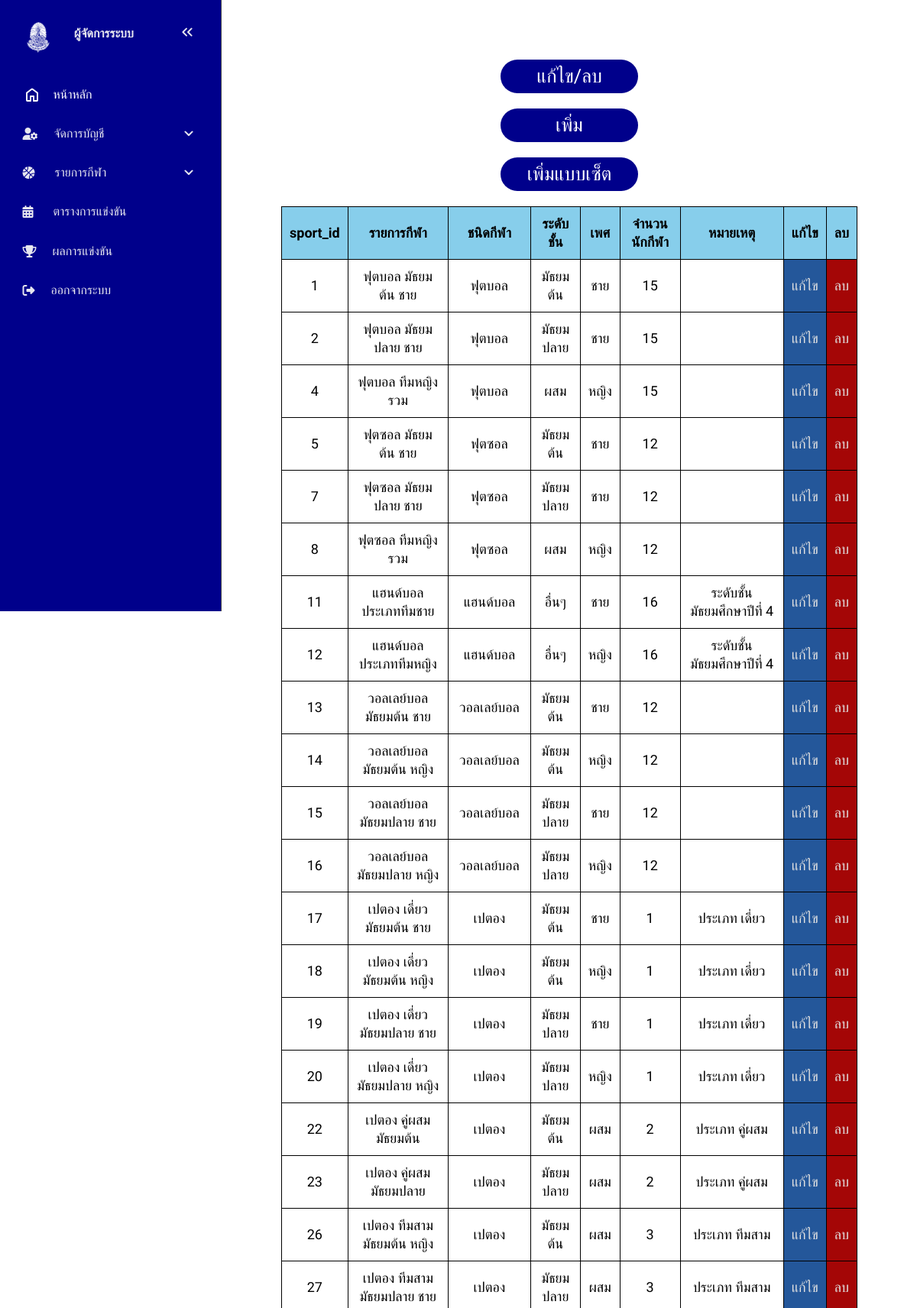
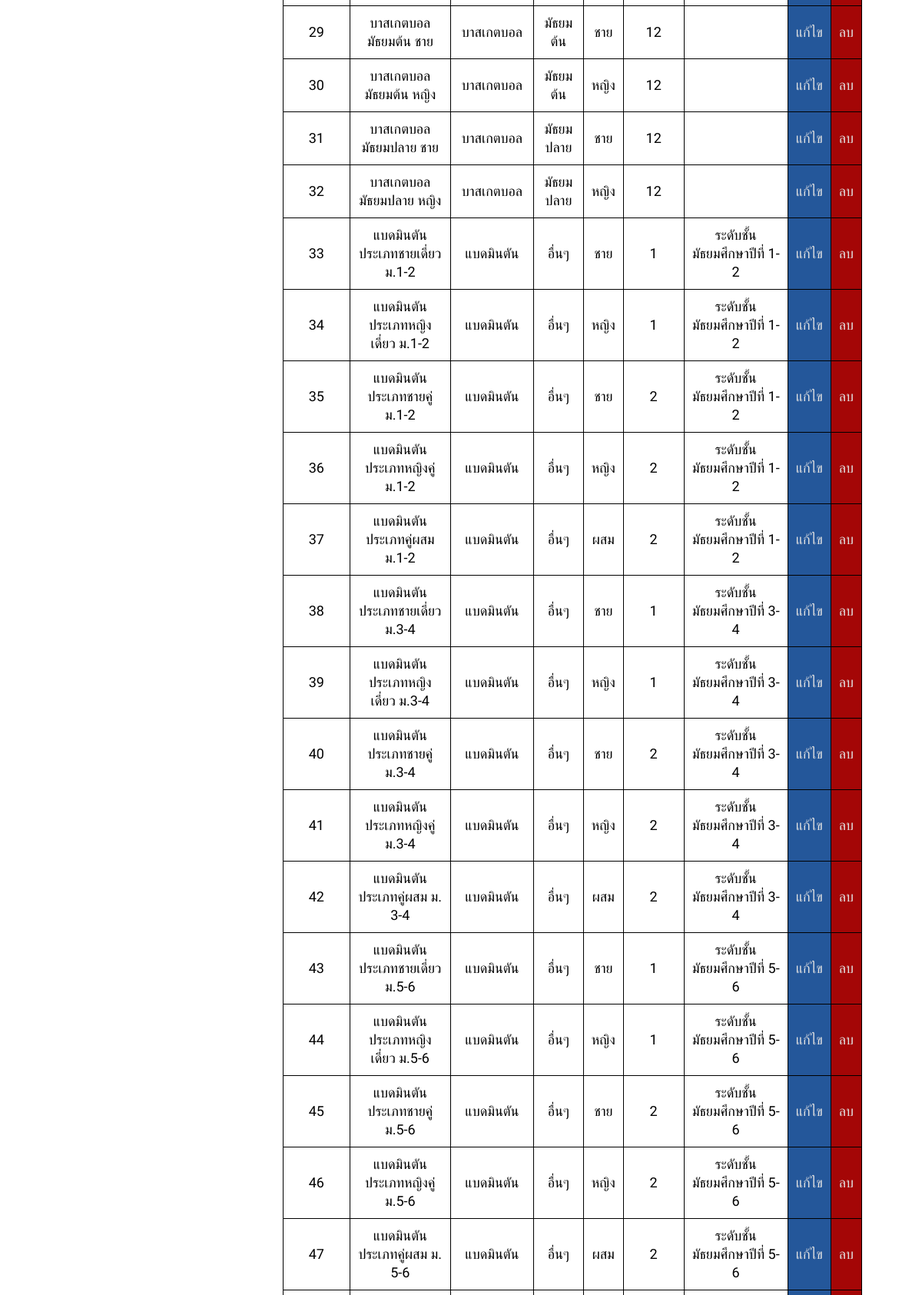
The page /admin_system.php?page=sport&sub_page=view (signed in, upper part) on the database its author committed (2 pictures, top to bottom).
### tables this page shows
CREATE TABLE `sports` (
  `sport_id` int(11) NOT NULL,
  `sport_name` varchar(128) NOT NULL,
  `sport_type` varchar(64) NOT NULL,
  `sport_degree` varchar(16) NOT NULL,
  `sport_gender` varchar(8) NOT NULL,
  `sport_amount` int(2) NOT NULL,
  `sport_note` varchar(256) NOT NULL
);

### admin/view/view_sport.php (the view)
<body>
    <div class="table_container" >
        <table style="border-collapse: collapse;">
            <tr>
                <th>sport_id</th>
                <th>รายการกีฬา</th>
                <th>ชนิดกีฬา</th>
                <th>ระดับชั้น</th>
                <th>เพศ</th>
                <th>จำนวนนักกีฬา</th>
                <th>หมายเหตุ</th>
                <th>แก้ไข</th>
                <th>ลบ</th>
            </tr>
            <?php
                $sql_find_sports = "SELECT * FROM `sports`";
                $result_find_sports = mysqli_query($conn, $sql_find_sports);
                if (mysqli_num_rows($result_find_sports) > 0) {
                	while ($row_find_sports = mysqli_fetch_assoc($result_find_sports)) {
                		echo "<tr>
                				<td>".$row_find_sports['sport_id']."</td>
                				<td>".$row_find_sports['sport_name']."</td>
                				<td>".$row_find_sports['sport_type']."</td>
                				<td>".$row_find_sports['sport_degree']."</td>
                				<td>".$row_find_sports['sport_gender']."</td>
                				<td>".$row_find_sports['sport_amount']."</td>
                				<td>".$row_find_sports['sport_note']."</td>
                				<td class=edit><a href=\"admin_system.php?page=sport&sub_page=edit&sport_id=".$row_find_sports['sport_id']."\">แก้ไข</a></td>
                				<td class=del><a href=\"admin_system.php?page=sport&sub_page=delete&sport_id=".$row_find_sports['sport_id']."\">ลบ</a></td>
                			</tr>";
                	}
                }else{
                	echo "no sport found...";
                }
                ?>
        </table>
    </div>
</body>

### element/styles_admin_old.css (style rules this page uses)
* { margin: 0; padding: 0; box-sizing: border-box; text-decoration: none; list-style: none; font-family: "Mitr", sans-serif; }
:root { --base-clr: #11121a; --line-clr: #42434a; --hover-clr: #222533; --text-clr: #e6e6ef; --accent-clr: #5e63ff; --secondary-text-clr: #b0b3c1; }
body { min-height: 100vh; min-height: 100dvh; color: #444444; display: grid; grid-template-columns: auto 1fr ; line-height: 1.5rem; height: -webkit-fill-available; }

### element/styles_admin_sport.css (style rules this page uses)
* { margin: 0; padding: 0; box-sizing: border-box; text-decoration: none; list-style: none; font-family: "Mitr", sans-serif; }
.table_all, th, td { border: 1px solid black; border-collapse: collapse; padding: 10px; }
.table_container { overflow-x: auto; -webkit-overflow-scrolling: touch; }
tr { background-color: skyblue; color: black; font-size: 18px; cursor: pointer; }
td { background-color: white; text-align: center; transition: 0.3s ease; cursor: pointer; }
.edit { background-color: rgb(36, 87, 154); cursor: pointer; }
.del { background-color: rgb(164, 6, 6); }
.edit a { color: #e1e1e1; }
.del a { color: #e1e1e1; }

### rows shown on the page
sports: sport_id "1", sport_name "ฟุตบอล มัธยมต้น ชาย", sport_type "ฟุตบอล", sport_degree "มัธยมต้น", sport_gender "ชาย", sport_amount "15"
sports: sport_id "2", sport_name "ฟุตบอล มัธยมปลาย ชาย", sport_type "ฟุตบอล", sport_degree "มัธยมปลาย", sport_gender "ชาย", sport_amount "15"
sports: sport_id "4", sport_name "ฟุตบอล ทีมหญิงรวม", sport_type "ฟุตบอล", sport_degree "ผสม", sport_gender "หญิง", sport_amount "15"
sports: sport_id "5", sport_name "ฟุตซอล มัธยมต้น ชาย", sport_type "ฟุตซอล", sport_degree "มัธยมต้น", sport_gender "ชาย", sport_amount "12"
sports: sport_id "7", sport_name "ฟุตซอล มัธยมปลาย ชาย", sport_type "ฟุตซอล", sport_degree "มัธยมปลาย", sport_gender "ชาย", sport_amount "12"
sports: sport_id "8", sport_name "ฟุตซอล ทีมหญิงรวม", sport_type "ฟุตซอล", sport_degree "ผสม", sport_gender "หญิง", sport_amount "12"
sports: sport_id "11", sport_name "แฮนด์บอล ประเภททีมชาย", sport_type "แฮนด์บอล", sport_degree "อื่นๆ", sport_gender "ชาย", sport_amount "16", sport_note "ระดับชั้นมัธยมศึกษาปีที่ 4"
sports: sport_id "12", sport_name "แฮนด์บอล ประเภททีมหญิง", sport_type "แฮนด์บอล", sport_degree "อื่นๆ", sport_gender "หญิง", sport_amount "16", sport_note "ระดับชั้นมัธยมศึกษาปีที่ 4"
sports: sport_id "13", sport_name "วอลเลย์บอล มัธยมต้น ชาย", sport_type "วอลเลย์บอล", sport_degree "มัธยมต้น", sport_gender "ชาย", sport_amount "12"
sports: sport_id "14", sport_name "วอลเลย์บอล มัธยมต้น หญิง", sport_type "วอลเลย์บอล", sport_degree "มัธยมต้น", sport_gender "หญิง", sport_amount "12"
sports: sport_id "15", sport_name "วอลเลย์บอล มัธยมปลาย ชาย", sport_type "วอลเลย์บอล", sport_degree "มัธยมปลาย", sport_gender "ชาย", sport_amount "12"
sports: sport_id "16", sport_name "วอลเลย์บอล มัธยมปลาย หญิง", sport_type "วอลเลย์บอล", sport_degree "มัธยมปลาย", sport_gender "หญิง", sport_amount "12"
sports: sport_id "17", sport_name "เปตอง เดี่ยว มัธยมต้น ชาย", sport_type "เปตอง", sport_degree "มัธยมต้น", sport_gender "ชาย", sport_amount "1", sport_note "ประเภท เดี่ยว"
sports: sport_id "18", sport_name "เปตอง เดี่ยว มัธยมต้น หญิง", sport_type "เปตอง", sport_degree "มัธยมต้น", sport_gender "หญิง", sport_amount "1", sport_note "ประเภท เดี่ยว"
sports: sport_id "19", sport_name "เปตอง เดี่ยว มัธยมปลาย ชาย", sport_type "เปตอง", sport_degree "มัธยมปลาย", sport_gender "ชาย", sport_amount "1", sport_note "ประเภท เดี่ยว"
sports: sport_id "20", sport_name "เปตอง เดี่ยว มัธยมปลาย หญิง", sport_type "เปตอง", sport_degree "มัธยมปลาย", sport_gender "หญิง", sport_amount "1", sport_note "ประเภท เดี่ยว"
sports: sport_id "22", sport_name "เปตอง คู่ผสม มัธยมต้น", sport_type "เปตอง", sport_degree "มัธยมต้น", sport_gender "ผสม", sport_amount "2", sport_note "ประเภท คู่ผสม"
sports: sport_id "23", sport_name "เปตอง คู่ผสม มัธยมปลาย", sport_type "เปตอง", sport_degree "มัธยมปลาย", sport_gender "ผสม", sport_amount "2", sport_note "ประเภท คู่ผสม"
sports: sport_id "26", sport_name "เปตอง ทีมสาม มัธยมต้น หญิง", sport_type "เปตอง", sport_degree "มัธยมต้น", sport_gender "ผสม", sport_amount "3", sport_note "ประเภท ทีมสาม"
sports: sport_id "27", sport_name "เปตอง ทีมสาม มัธยมปลาย ชาย", sport_type "เปตอง", sport_degree "มัธยมปลาย", sport_gender "ผสม", sport_amount "3", sport_note "ประเภท ทีมสาม"
sports: sport_id "29", sport_name "บาสเกตบอล มัธยมต้น ชาย", sport_type "บาสเกตบอล", sport_degree "มัธยมต้น", sport_gender "ชาย", sport_amount "12"
sports: sport_id "30", sport_name "บาสเกตบอล มัธยมต้น หญิง", sport_type "บาสเกตบอล", sport_degree "มัธยมต้น", sport_gender "หญิง", sport_amount "12"
sports: sport_id "31", sport_name "บาสเกตบอล มัธยมปลาย ชาย", sport_type "บาสเกตบอล", sport_degree "มัธยมปลาย", sport_gender "ชาย", sport_amount "12"
sports: sport_id "32", sport_name "บาสเกตบอล มัธยมปลาย หญิง", sport_type "บาสเกตบอล", sport_degree "มัธยมปลาย", sport_gender "หญิง", sport_amount "12"
sports: sport_id "33", sport_name "แบดมินตัน ประเภทชายเดี่ยว ม.1-2", sport_type "แบดมินตัน", sport_degree "อื่นๆ", sport_gender "ชาย", sport_amount "1", sport_note "ระดับชั้นมัธยมศึกษาปีที่ 1-2"
sports: sport_id "34", sport_name "แบดมินตัน ประเภทหญิงเดี่ยว ม.1-2", sport_type "แบดมินตัน", sport_degree "อื่นๆ", sport_gender "หญิง", sport_amount "1", sport_note "ระดับชั้นมัธยมศึกษาปีที่ 1-2"
sports: sport_id "35", sport_name "แบดมินตัน ประเภทชายคู่ ม.1-2", sport_type "แบดมินตัน", sport_degree "อื่นๆ", sport_gender "ชาย", sport_amount "2", sport_note "ระดับชั้นมัธยมศึกษาปีที่ 1-2"
sports: sport_id "36", sport_name "แบดมินตัน ประเภทหญิงคู่ ม.1-2", sport_type "แบดมินตัน", sport_degree "อื่นๆ", sport_gender "หญิง", sport_amount "2", sport_note "ระดับชั้นมัธยมศึกษาปีที่ 1-2"
sports: sport_id "37", sport_name "แบดมินตัน ประเภทคู่ผสม ม.1-2", sport_type "แบดมินตัน", sport_degree "อื่นๆ", sport_gender "ผสม", sport_amount "2", sport_note "ระดับชั้นมัธยมศึกษาปีที่ 1-2"
sports: sport_id "38", sport_name "แบดมินตัน ประเภทชายเดี่ยว ม.3-4", sport_type "แบดมินตัน", sport_degree "อื่นๆ", sport_gender "ชาย", sport_amount "1", sport_note "ระดับชั้นมัธยมศึกษาปีที่ 3-4"
sports: sport_id "39", sport_name "แบดมินตัน ประเภทหญิงเดี่ยว ม.3-4", sport_type "แบดมินตัน", sport_degree "อื่นๆ", sport_gender "หญิง", sport_amount "1", sport_note "ระดับชั้นมัธยมศึกษาปีที่ 3-4"
sports: sport_id "40", sport_name "แบดมินตัน ประเภทชายคู่ ม.3-4", sport_type "แบดมินตัน", sport_degree "อื่นๆ", sport_gender "ชาย", sport_amount "2", sport_note "ระดับชั้นมัธยมศึกษาปีที่ 3-4"
sports: sport_id "41", sport_name "แบดมินตัน ประเภทหญิงคู่ ม.3-4", sport_type "แบดมินตัน", sport_degree "อื่นๆ", sport_gender "หญิง", sport_amount "2", sport_note "ระดับชั้นมัธยมศึกษาปีที่ 3-4"
sports: sport_id "42", sport_name "แบดมินตัน ประเภทคู่ผสม ม. 3-4", sport_type "แบดมินตัน", sport_degree "อื่นๆ", sport_gender "ผสม", sport_amount "2", sport_note "ระดับชั้นมัธยมศึกษาปีที่ 3-4"
sports: sport_id "43", sport_name "แบดมินตัน ประเภทชายเดี่ยว ม.5-6", sport_type "แบดมินตัน", sport_degree "อื่นๆ", sport_gender "ชาย", sport_amount "1", sport_note "ระดับชั้นมัธยมศึกษาปีที่ 5-6"
sports: sport_id "44", sport_name "แบดมินตัน ประเภทหญิงเดี่ยว ม.5-6", sport_type "แบดมินตัน", sport_degree "อื่นๆ", sport_gender "หญิง", sport_amount "1", sport_note "ระดับชั้นมัธยมศึกษาปีที่ 5-6"
sports: sport_id "45", sport_name "แบดมินตัน ประเภทชายคู่ ม.5-6", sport_type "แบดมินตัน", sport_degree "อื่นๆ", sport_gender "ชาย", sport_amount "2", sport_note "ระดับชั้นมัธยมศึกษาปีที่ 5-6"
sports: sport_id "46", sport_name "แบดมินตัน ประเภทหญิงคู่ ม.5-6", sport_type "แบดมินตัน", sport_degree "อื่นๆ", sport_gender "หญิง", sport_amount "2", sport_note "ระดับชั้นมัธยมศึกษาปีที่ 5-6"
sports: sport_id "47", sport_name "แบดมินตัน ประเภทคู่ผสม ม. 5-6", sport_type "แบดมินตัน", sport_degree "อื่นๆ", sport_gender "ผสม", sport_amount "2", sport_note "ระดับชั้นมัธยมศึกษาปีที่ 5-6"
